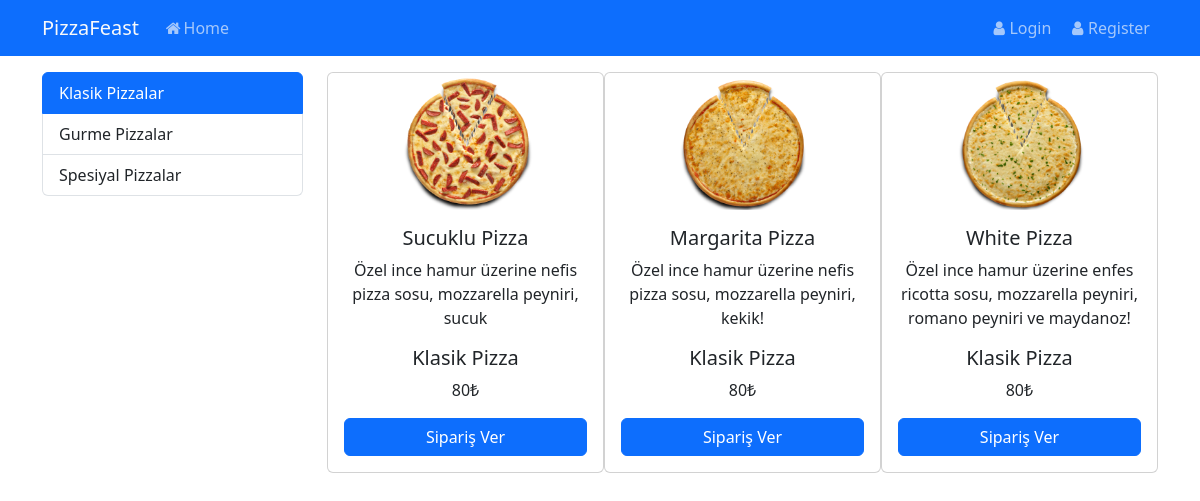
Screenshot of /pizza/klasik with the database file from the repository.
### pizza/models.py (models this page shows, shortened)
class Category(models.Model):
    name = models.CharField(max_length=100, unique=True)
    slug = models.SlugField(unique=True, db_index=True, editable=False)
    def __str__(self) -> str:
        return self.name

class Pizza(models.Model):
    name = models.CharField(max_length= 200, unique=True)
    description = models.TextField()
    price = models.PositiveIntegerField()
    category = models.ForeignKey(Category, on_delete=models.CASCADE, related_name='categories')
    favorite = models.BooleanField(default=False)
    image = models.ImageField(upload_to='Pizza')

### pizza/views.py (the view)
# urls.py: path("<slug:slug>", views.PizzaPage, name= 'pizza'),
def PizzaPage(request,slug):
    data = {
        'categories': Category.objects.all(),
        'pizza': Pizza.objects.filter(category__name =slug),
        'selected_category': slug
    }
    return render(request, "pizza/pizza.html", data)

### pizza/templates/pizza/pizza.html (shortened to what this page needs)
{% extends 'base.html' %}
{% block content2 %}
<div class="col-9">
    <div class="row g-0">
        {% for p in pizza %}
                <div class="col-md-4">
                    {% include 'partials/_card.html' %}
                </div>
        {% endfor %}
    </div>
</div>
{% endblock %}

### templates/base.html (shortened to what this page needs)
{% load static %}
<!DOCTYPE html>
<html lang="en">
<head>
    <link href="{% static 'css/bootstrap.min.css' %}"
    rel="stylesheet"
>
    <link rel="stylesheet" href="https://cdnjs.cloudflare.com/ajax/libs/font-awesome/4.7.0/css/font-awesome.min.css">
</head>
<body>
    {% include 'partials/_navbar.html' %}
    <div class="container mt-3" >
        <div class="row">
           <div class="col-3">
            <div class="list-group">
                {% for category in categories %}
                    {% if category.name == selected_category %}
                        <a href=" /pizza/{{ category }} " class="list-group-item list-group-item-action active">
                            {{ category.name|title }} Pizzalar
                        </a>
                    {% else %}
                        <a href=" /pizza/{{ category }} " class="list-group-item list-group-item-action">
                            {{ category.name|title }} Pizzalar
                        </a>
                    {% endif %}
                {% endfor %}
              </div>
           </div>
           {% block content2 %} {% endblock %}
        </div>
    </div>
</body>
</html>

### pizza/templates/partials/_card.html
{% load static %}
<div class="card mb-3">
    <img src="{{p.image.url}}" class="card-img-top car" alt="{{p.name}}">
    <div class="card-body">
    <h5 class="card-title text-center">{{ p.name }}</h5>
    <p class="card-text text-center">{{p.description|safe}}</p>
    <h5 class="card-text text-center">{{ p.category.name|title }} Pizza</h5>
    <p class="card-text text-center">{{ p.price }}₺</p>
    <a href=" {% url 'order' %} " class="btn btn-primary" style="display: flow-root;">Sipariş Ver</a>
    </div>
</div>

### rows the page displays
Category: name "Klasik"
Category: name "Gurme"
Category: name "Spesiyal"
Pizza: image (picture), name "Sucuklu Pizza", description "Özel ince hamur üzerine nefis pizza sosu, mozzarella peyniri, sucuk", category.name "Klasik", price "80"
Pizza: image (picture), name "Margarita Pizza", description "Özel ince hamur üzerine nefis pizza sosu, mozzarella peyniri, kekik!", category.name "Klasik", price "80"
Pizza: image (picture), name "White Pizza", description "Özel ince hamur üzerine enfes ricotta sosu, mozzarella peyniri, romano peyniri ve maydanoz!", category.name "Klasik", price "80"
